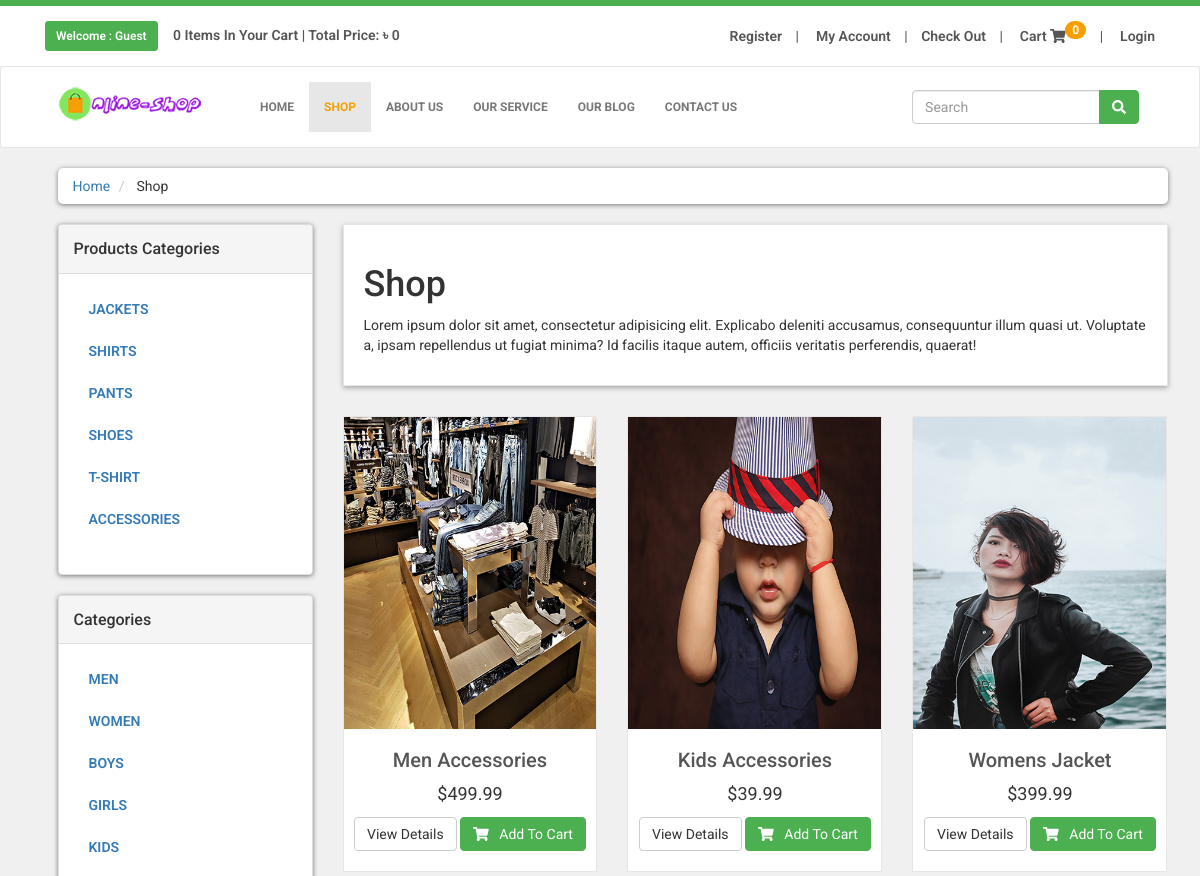
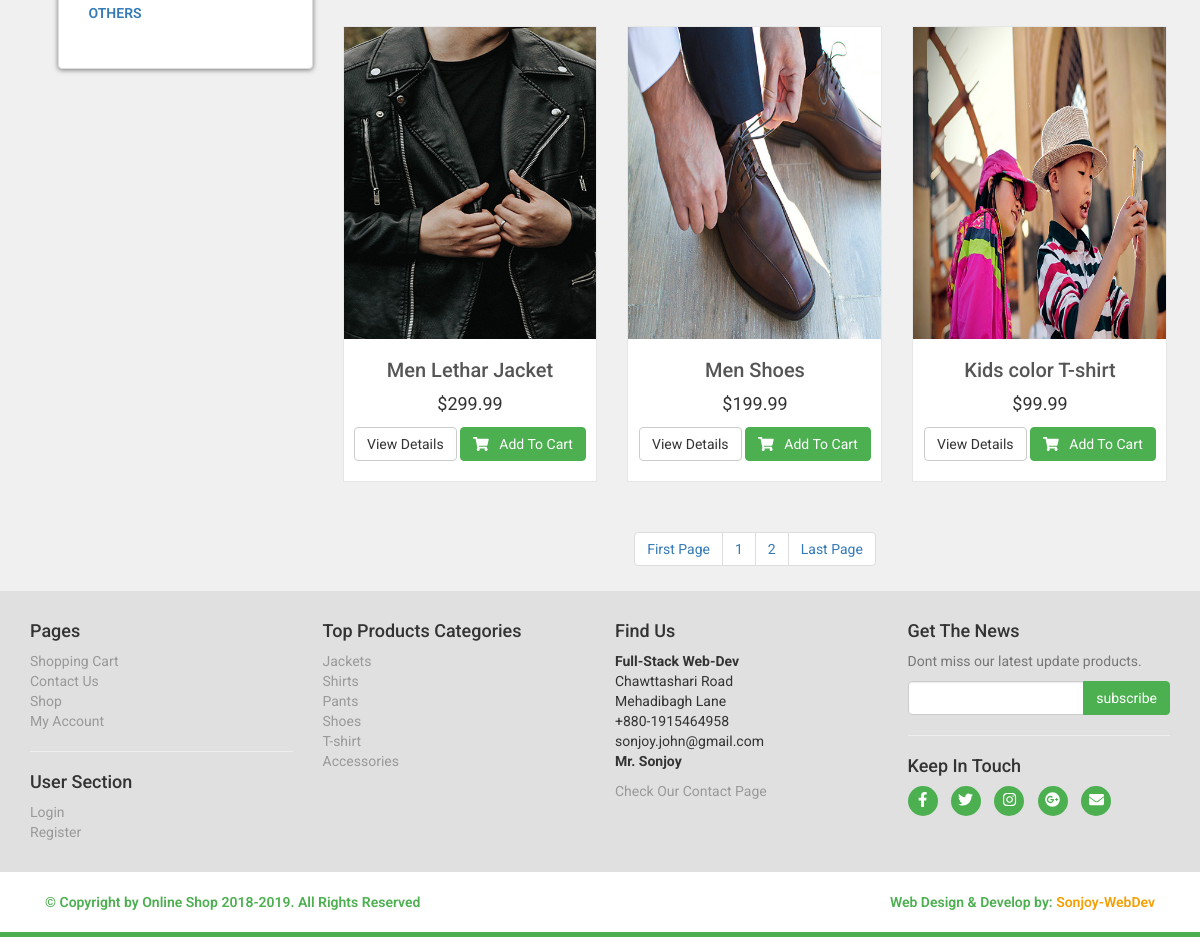
The page /shop.php on the database its author committed (2 pictures, top to bottom).
### tables this page shows
CREATE TABLE `tbl_product_categories` (
  `p_cat_id` int(11) NOT NULL,
  `p_cat_title` varchar(255) NOT NULL,
  `p_cat_description` text NOT NULL
);

CREATE TABLE `tbl_categories` (
  `cat_id` int(11) NOT NULL,
  `cat_title` varchar(255) NOT NULL,
  `cat_description` text NOT NULL
);

CREATE TABLE `tbl_products` (
  `product_id` int(11) NOT NULL,
  `p_cat_id` int(11) NOT NULL,
  `cat_id` int(11) NOT NULL,
  `product_title` varchar(255) NOT NULL,
  `product_img_1` text NOT NULL,
  `product_img_2` text NOT NULL,
  `product_img_3` text NOT NULL,
  `product_price` float NOT NULL,
  `product_description` text NOT NULL,
  `product_keywords` varchar(255) NOT NULL,
  `created_at` timestamp NOT NULL DEFAULT CURRENT_TIMESTAMP,
  `modified_at` timestamp NOT NULL DEFAULT CURRENT_TIMESTAMP ON UPDATE CURRENT_TIMESTAMP
);

### shop.php (the view, shortened to what this page needs)
<?php include_once ("includes/head.php"); ?>
<?php include_once ("includes/header.php"); ?>
 <div id="content">
       <div class="container">
           <div class="col-md-12">
               <ul class="breadcrumb">
                   <li>
                       <a href="index.php">Home</a>
                   </li>
                   <li>
                       Shop
                   </li>
               </ul>
           </div>
           <div class="col-md-3">
<?php
include_once ('includes/sidebar.php');
?>
        </div>
         <div class="col-md-9">
<?php
    if(!isset($_GET['pro_cats_id'])) :
        if(!isset($_GET['cats_id'])) :
?>
             <div class="box">
                 <h1>Shop</h1>
                 <p>
                     Lorem ipsum dolor sit amet, consectetur adipisicing elit. Explicabo deleniti accusamus, consequuntur illum quasi ut. Voluptate a, ipsam repellendus ut fugiat minima? Id facilis itaque autem, officiis veritatis perferendis, quaerat!
                 </p>
             </div>
 <?php
        endif;
    endif;
 ?>
             <div class="row">
<?php
if(!isset($_GET['pro_cats_id'])) {
    if(!isset($_GET['cats_id'])) {
            $per_page = 6;
        if(isset($_GET['page'])) {
            $page = $_GET['page'];
        } else {
            $page = 1;
          }
    $start_from = ($page-1) * $per_page;
    $get_products = "SELECT * FROM tbl_products ORDER BY 1 DESC LIMIT $start_from, $per_page";
    $run_products = mysqli_query($conn, $get_products);
    while ($row_products = mysqli_fetch_array($run_products)) {
    $pro_id = $row_products['product_id'];
    $pro_title = $row_products['product_title'];
    $pro_img_1 = $row_products['product_img_1'];
    $pro_price = $row_products['product_price'];
?>
                <div class="col-md-4 col-sm-6 center-responsive">
                    <div class="product">
                         <a href="details.php?pro_id=<?= $pro_id; ?>">
                             <img class="img-responsive" src="admin/images/product/<?= $pro_img_1; ?>" alt="Product 1">
                         </a>
                        <div class="text">
                             <h3>
                                 <a href="details.php?pro_id=<?= $pro_id; ?>">
                                     <?= $pro_title; ?>
                                 </a>
                             </h3>
                             <p class="price">&#36;<?= $pro_price; ?></p>
                             <p class="button">
                                 <a href="details.php?pro_id=<?= $pro_id; ?>" class="btn btn-default">View Details</a>
                                 <a href="details.php?pro_id=<?= $pro_id; ?>" class="btn btn-primary">
                                     <i class="fa fa-shopping-cart"></i>
                                         &nbsp; Add To Cart
                                 </a>
                             </p>
                        </div>
                    </div>
                </div>
 <?php } ?>
              </div>
             <center>
                 <ul class="pagination">
<?php
    $get_query = "SELECT * FROM tbl_products";
    $result = mysqli_query($conn, $get_query);
    $total_rows = mysqli_num_rows($result);
    $total_pages = ceil($total_rows / $per_page);
?>
                     <li class="active;"><a href="shop.php?page=<?= $page; ?>">First Page</a></li>
<?php
   for($page=1; $page<=$total_pages; $page++) {
?>
                     <li>
                        <a href="shop.php?page=<?= $page; ?>">
                            <?= $page; ?>
                        </a>
                    </li>
<?php
    }
 ?>
                     <li>
                        <a href="shop.php?page=<?= $total_pages; ?>">
                            Last Page
                        </a>
                    </li>
<?php
            }
        }
?>
                 </ul>
            </center>
         </div>
     </div>
  </div>
<?php include_once ("includes/footer.php"); ?>
<?php include_once ("includes/scripts.php"); ?>

### functions/functions.php (shortened to what this page needs)
<?php
function getProductCategories() {
global $conn;
$get_pro_cats = "SELECT * FROM tbl_product_categories";
$run_pro_cats = mysqli_query($conn, $get_pro_cats);
while($row_pro_cats = mysqli_fetch_array($run_pro_cats)):
$pro_cats_id = $row_pro_cats['p_cat_id'];
$pro_cats_title = $row_pro_cats['p_cat_title'];
$product_categories = <<<DELIMETER
<li><a href="shop.php?pro_cats_id={$pro_cats_id}">{$pro_cats_title}</a></li>
DELIMETER;
echo $product_categories;
endwhile;
}
function getCategories() {
global $conn;
$get_cats = "SELECT * FROM tbl_categories";
$run_cats = mysqli_query($conn, $get_cats);
while($row_cats = mysqli_fetch_array($run_cats)):
$cats_id = $row_cats['cat_id'];
$cats_title = $row_cats['cat_title'];
$categories = <<<DELIMETER
<li><a href="shop.php?cats_id={$cats_id}">{$cats_title}</a></li>
DELIMETER;
echo $categories;
endwhile;
}
function getRealUserIp(){
    switch(true){
      default : return $_SERVER['REMOTE_ADDR'];
    }
 }
function addItemToCart() {
	global $conn;
	$ip_address = getRealUserIp();
	$get_carts = "SELECT * FROM tbl_cart WHERE ip_address = '$ip_address'";
	$run_carts = mysqli_query($conn, $get_carts);
	$count_carts = mysqli_num_rows($run_carts);
	echo $count_carts;
}
function totalItemPrice() {
	$total = 0;
	echo $total;
}

### styles/style.css (style rules this page uses)
* { margin: 0; padding: 0; }
body { font-family: 'Roboto', sans-serif; font-size: 14px; background: #f0f0f0; overflow-x: hidden; }
.btn-primary { color: #fff; background-color: #4CAF50; border-color: #4CAF50; }
.btn-primary { color: rgb(255, 255, 255); background: #4CAF50; border-color: #4CAF50; }
.box { background: #ffffff; margin: 0 0 30px; border: solid 1px #e6e6e6; box-sizing: border-box; padding: 20px; box-shadow: 0px 2px 5px rgba(0, 0, 0, .3); }
#content { padding-left: 25px; }
#content .product { background: #ffffff; border: solid 1px #e6e6e6; margin-bottom: 30px; box-sizing: border-box; }
#content .product .text p.price { font-size: 18px; text-align: center; font-weight: 400; }
#content .product .text .button { text-align: center; clear: both; }
#content .product .text .button .btn { margin-bottom: 10px; }
#content .product .text h3 { text-align: center; font-size: 20px; }
#content .product .text h3 a { color: rgb(85, 85, 85); }
#footer a { color: #999999; padding: 0; text-decoration: none; }
.breadcrumb { padding: 8px 15px; margin-bottom: 20px; background: #fff; border-radius: 5px; box-shadow: 0px 1px 5px rgba(0, 0, 0, .5); }
.breadcrumb li + li:before { content: "/\00a0"; color: #cccccc; }
#content .panel.sidebar-menu ul.nav.category-menu li a { text-transform: uppercase; font-weight: 600; }
.button { text-align: center; }
.button a { margin-bottom: 10px; }

### rows shown on the page
tbl_product_categories: p_cat_title "JACKETS", p_cat_title "Jackets"
tbl_product_categories: p_cat_title "SHIRTS", p_cat_title "Shirts"
tbl_product_categories: p_cat_title "PANTS", p_cat_title "Pants"
tbl_product_categories: p_cat_title "SHOES", p_cat_title "Shoes"
tbl_product_categories: p_cat_title "T-SHIRT", p_cat_title "T-shirt"
tbl_product_categories: p_cat_title "ACCESSORIES", p_cat_title "Accessories"
tbl_categories: cat_title "MEN"
tbl_categories: cat_title "WOMEN"
tbl_categories: cat_title "BOYS"
tbl_categories: cat_title "GIRLS"
tbl_categories: cat_title "KIDS"
tbl_categories: cat_title "OTHERS"
tbl_products: product_img_1 (picture), product_title "Men Accessories", product_price "499.99"
tbl_products: product_img_1 (picture), product_title "Kids Accessories", product_price "39.99"
tbl_products: product_img_1 (picture), product_title "Womens Jacket", product_price "399.99"
tbl_products: product_img_1 (picture), product_title "Men Lethar Jacket", product_price "299.99"
tbl_products: product_img_1 (picture), product_title "Men Shoes", product_price "199.99"
tbl_products: product_img_1 (picture), product_title "Kids color T-shirt", product_price "99.99"

### other values the page prints
$count_carts "0 0"
$total "0"
